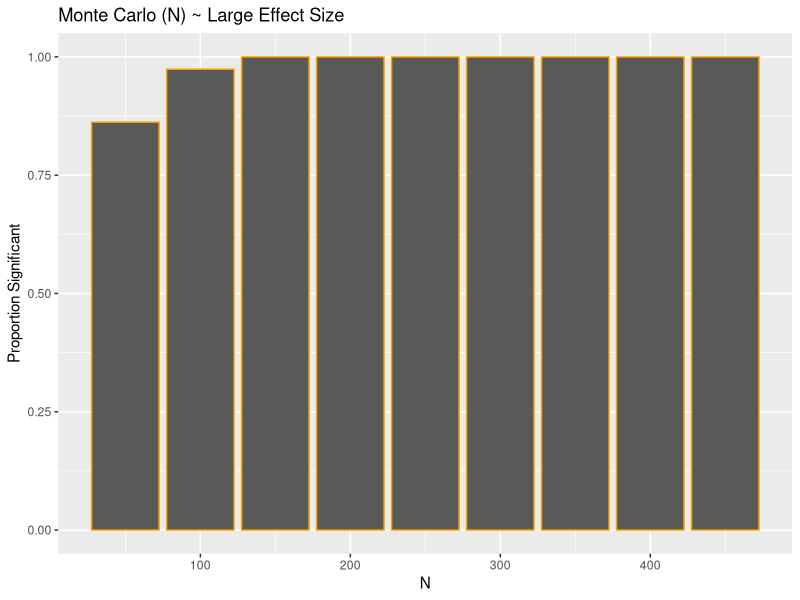
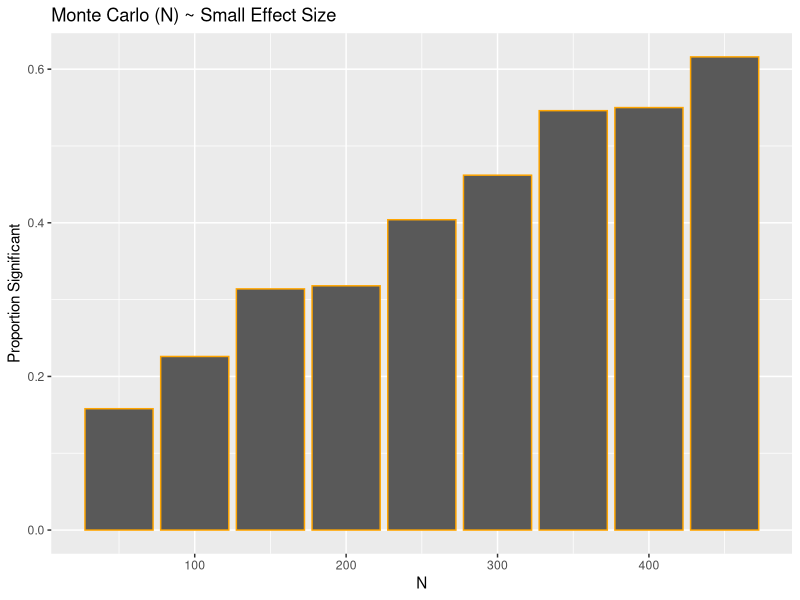
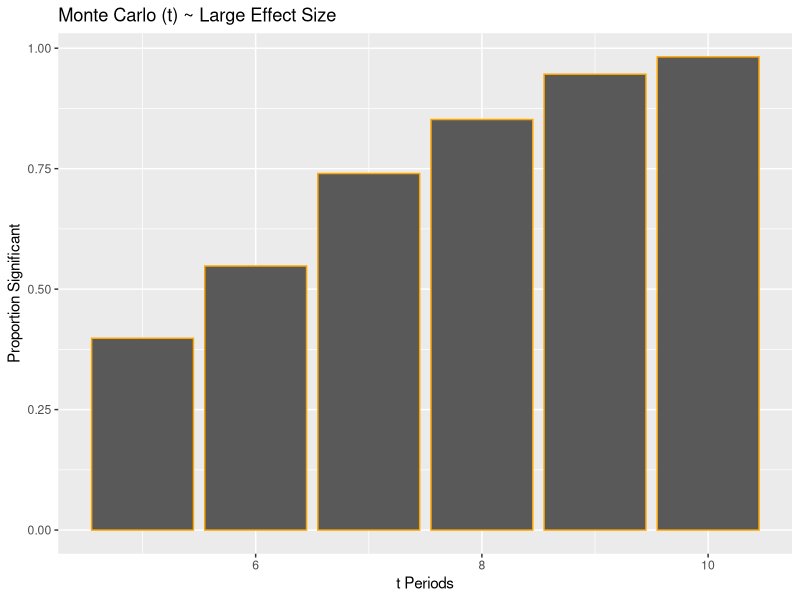
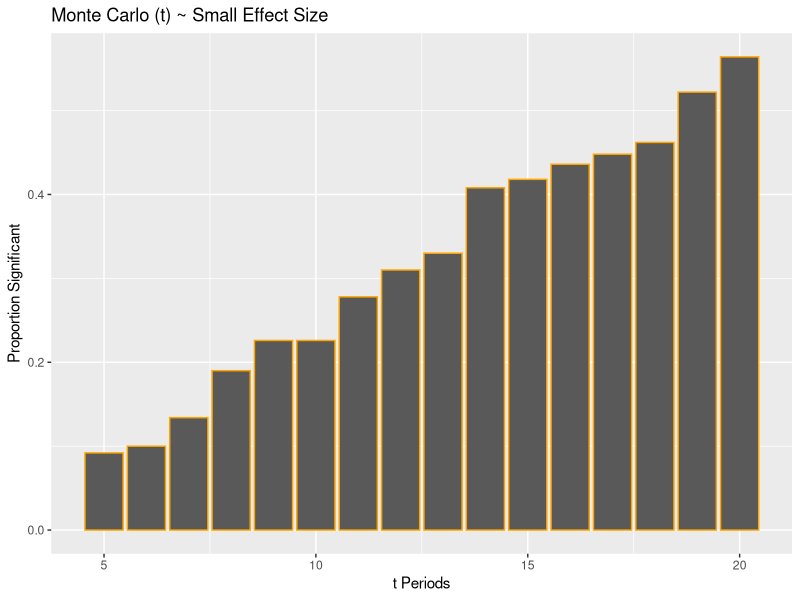

Write the R code that produced these figures, in order.
## ---- chunk 1
knitr::opts_chunk$set(echo = TRUE)
## ---- chunk 2
library(ggplot2)

df1 <- read.csv('data/nlarge.csv')
ggplot(df1, aes(x = N, y = propsignificant)) + 
  geom_bar(stat = "identity", color = "orange") + 
  labs(y = "Proportion Significant") + 
  ggtitle("Monte Carlo (N) ~ Large Effect Size")

## ---- chunk 3

df2 <- read.csv('data/nsmall.csv')
ggplot(df2, aes(x = N, y = propsignificant)) + 
  geom_bar(stat = "identity", color = "orange") + 
  labs(y = "Proportion Significant") + 
  ggtitle("Monte Carlo (N) ~ Small Effect Size")

## ---- chunk 4

df3 <- read.csv('data/tlarge.csv')
ggplot(df3, aes(x = periods, y = propsignificant)) + 
  geom_bar(stat = "identity", color = "orange") + 
  labs(y = "Proportion Significant",
       x = 't Periods') + 
  ggtitle("Monte Carlo (t) ~ Large Effect Size")

## ---- chunk 5

df4 <- read.csv('data/tsmall.csv')
ggplot(df4, aes(x = periods, y = propsignificant)) + 
  geom_bar(stat = "identity", color = "orange") + 
  labs(y = "Proportion Significant",
       x = 't Periods') + 
  ggtitle("Monte Carlo (t) ~ Small Effect Size")

